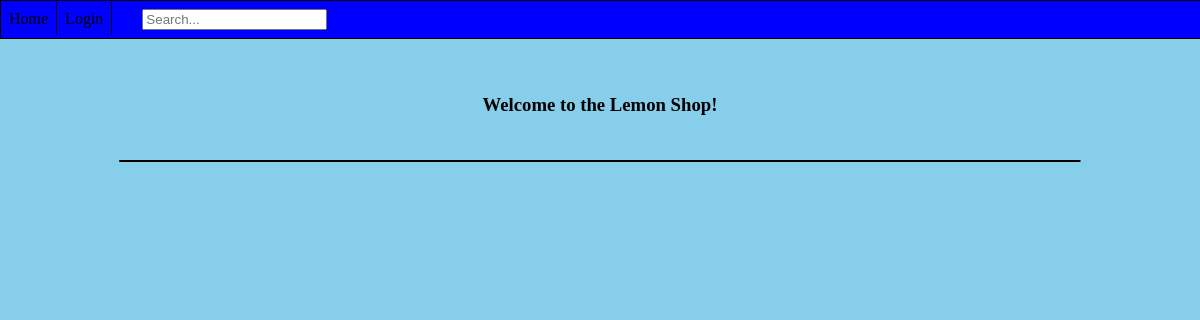
Before: / with the older database file.
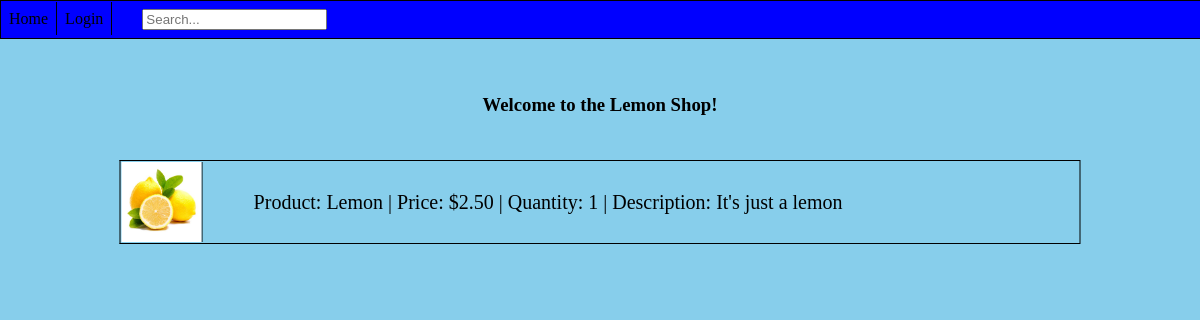
After: the same page with the newer database file.
### tables this page shows
CREATE TABLE `shop` (
  `productID` int NOT NULL,
  `userID` int NOT NULL,
  `item` varchar(255) NOT NULL,
  `price` float(7,2) NOT NULL,
  `description` varchar(255) NOT NULL,
  `quantity` int NOT NULL,
  `imgPath` varchar(255) NOT NULL
);

### index.php (the view, shortened to what this page needs)
<?php
require('header.php');
$stmt = $db->query("SELECT * FROM shop");
while($row = $stmt->fetch_assoc()){
	echo("<tr><td class='shoptd'><img src='" . $row['imgPath'] . "' /><div class='shopItem'>" . "Product: " .  $row['item'] . " | Price: $" . $row['price'] .  " | Quantity: " . $row['quantity'] . " | Description: ". $row['description'] . "</div></td></tr>");
}
echo("		</table>
		</div>
	</body>
</html>")
?>

### header.php (shortened to what this page needs)
<!DOCTYPE html>
<html>
	<head>
		<link rel="stylesheet" href="css/project.css">
	</head>
	<nav class="headerNav">
<?php
echo("<a href=" . BASE_URL . "index.php>Home</a>");
if(isset($_SESSION['id'])){
	echo("
	<a href=" . BASE_URL . "account.php>Account</a>
	<a href=" . BASE_URL . "orders.php>Orders</a>
	<a href=" . BASE_URL . "logout.php>Log Out</a>");
}
else{
	echo("<a href=" . BASE_URL . "login.php>Login</a>");
}
echo("<form method='POST' action='index.php' class='searchForm'><input type='text' placeholder='Search...' class='searchBar' name='searchBar'/></form>
		  </nav><br /><br />");
?>

### css/project.css (style rules this page uses)
body { margin:0; height: 100%; background:skyblue; overflow-x: hidden; }
.headerNav { padding: 8px 0px; background-color: blue; color: black; border: 1px solid black; width: 100%; }
.headerNav a { color: black; text-align: center; padding: 8px; text-decoration: none; border-right: 1px solid black; }
.searchForm { display:inline; }
.searchBar { margin-left: 30px; }
.indexWelcome { text-align: center; }
.shopDiv { border: 1px solid black; border-right: none; width: 80%; height: auto; position:absolute; left:50%; top:20%; -webkit-transform:translate(-50%,0); transform:translate(-50%,0); }
.productTable { margin: 0 auto; width: 100%; border-collapse: collapse; }
.productTable tr { border-bottom: 1px solid black; }
.productTable tr:last-child { border-bottom: none; }
.productTable td { height: 50px; border-right: 1px solid black; }
.shoptd { font-size: 20px; }
.shopItem { position: absolute; top: 50%; left: 20%; transform: translate(-10%, -50%); }
.shoptd img { display: inline-block; height: 80px; width: 80px; float: left; border-right: 1px solid black; }

Changed rows visible on the page:
added shop: imgPath (picture), item "Lemon", price "2.50", quantity "1", description "It's just a lemon"
